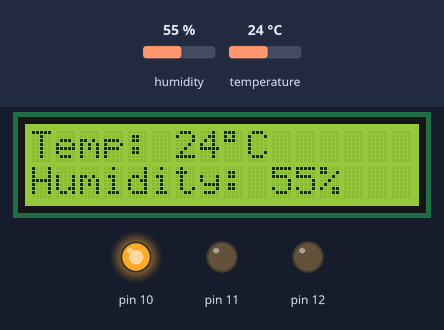
This sketch was run on a simulated Arduino Uno, built with avr-gcc and run on an emulated ATmega328P. Parts: 16×2 character LCD, output pins drawn as LEDs (lit = HIGH). The test bench sets the inputs (shaded band); at power-on: temperature 24 °C, humidity 55 %. What the sketch prints to the serial monitor is not drawn.

Above: at 2.6 s.
2.7 s: temperature set to 28 °C
At 7.3 s:
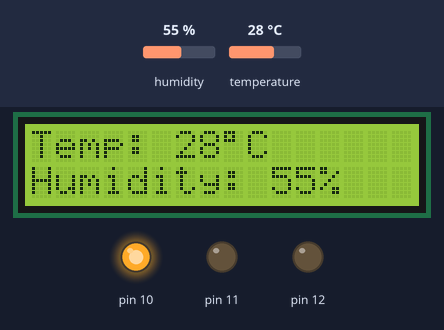
8.1 s: temperature set to 31 °C
At 11.5 s:
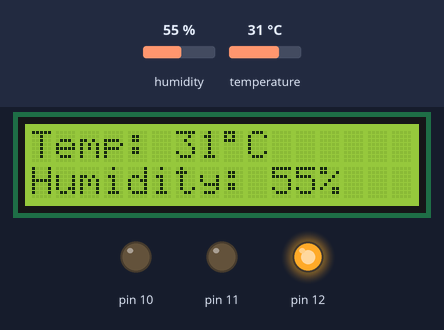
17.5 s: humidity set to 22 %
At 20.7 s:
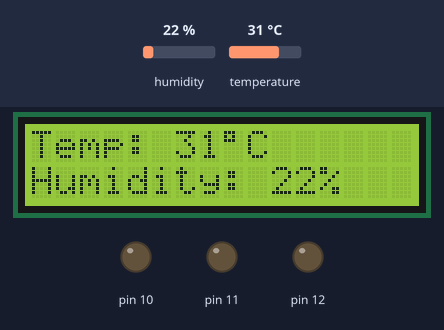
22.9 s: humidity set to 40 %
At 27.3 s:
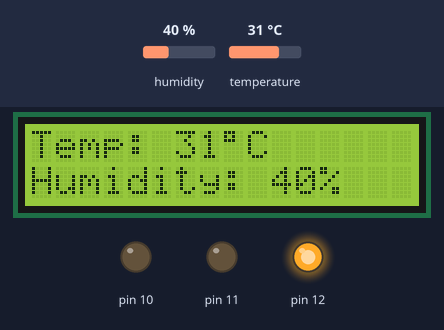
Timing chart, 0 to 30.5 s (numbered marks = the images above; inputs shaded):
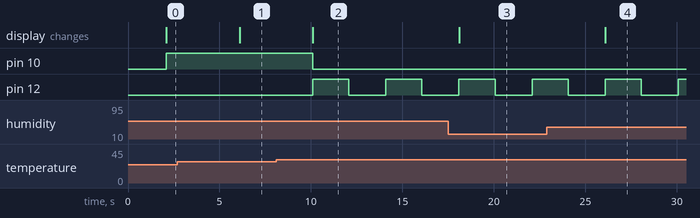

Measured:
- the behaviour switches between 29 and 30 °C on temperature (found by bisection; images 1 and 2)
- after the input at 2.7 s, the display: changes after 3.4 s (image 1)
- after the input at 8.1 s, pin 10: HIGH → LOW after 2.0 s; pin 12: alternates HIGH for 2.0 s and LOW for 2.0 s, starting after 2.0 s; the display: changes after 2.0 s (image 2)
- after the input at 17.5 s, the display: changes after 0.60 s (image 3)
- after the input at 22.9 s, the display: changes after 3.2 s (image 4)

The sketch:

Activity_9.ino
```cpp
/*
  This code creates a machine that changes states based on sensor readings.

  I chose to design a system with two operational states — green and yellow —
  and a red alert state, determined by temperature and humidity readings.
  The sensor data are displayed on an LCD screen, and each state is indicated
  by a corresponding LED in a stack light.

  Author: Gustavo Pellanda / 2025
*/

#include <dht.h>
#include <LiquidCrystal.h>

/*
The DHTRead class returns the temperature and humidity separately.
It receives a pin to be read and a reference to a dht object.
The shouldReadSensor() function ensures calling the getter methods will not trigger
the readSensor() function faster than the interval defined by readInterval.
*/
class DHTRead {
private:
  const byte pin;
  dht &sensor;
  int temperature;
  int humidity;
  unsigned long lastReadTime;
  const unsigned long readInterval = 2000; // Reads every two seconds

  void readSensor() {
    sensor.read11(pin);
    temperature = sensor.temperature;
    humidity = sensor.humidity;
    lastReadTime = millis();
  }

  bool shouldReadSensor() {
    return (millis() - lastReadTime) >= readInterval;
  }

public:
  DHTRead(byte p, dht& dhtRef)
  : pin(p), sensor(dhtRef), temperature(0), humidity(0), lastReadTime(0) {}

  int getTemperature() {
    if (shouldReadSensor()) {
      readSensor();
    }
    return temperature;
  }

  int getHumidity() {
    if (shouldReadSensor()) {
      readSensor();
    }
    return humidity;
  }
};

/*
Handles the LCD display operations:
*/
class LCDDisplay {
private:
  LiquidCrystal lcd;
  const int columns = 16;
  const int rows = 2;

public:
  LCDDisplay(byte rs, byte en, byte d4, byte d5, byte d6, byte d7)
    : lcd(rs, en, d4, d5, d6, d7) {
    lcd.begin(columns, rows);
  }

  void displayTemperatureHumidity(int temp, int humidity) {
    lcd.clear();

    // First line: Temperature
    lcd.setCursor(0, 0);
    lcd.print("Temp: ");
    lcd.print(temp);
    lcd.print((char)223); // Degree symbol
    lcd.print("C");

    // Second line: Humidity
    lcd.setCursor(0, 1);
    lcd.print("Humidity: ");
    lcd.print(humidity);
    lcd.print("%");
  }

  void displayState(const char* state) {
    lcd.clear();
    lcd.setCursor(0, 0);
    lcd.print("State: ");
    lcd.print(state);
  }
};

/*
Handles the serial prints:
*/
class SerialMonitorHandler {
public:
  SerialMonitorHandler() {}

  void printSensorValues(int temp, int humidity) {
    Serial.print("Temperature: ");
    Serial.print(temp);
    Serial.println(" °C");
    Serial.print("Humidity: ");
    Serial.print(humidity);
    Serial.println(" %");
    Serial.println("-------------------");
  }

  void printState(byte state) {
    Serial.print("State: ");
    if(state == 1) Serial.println("green");
    if(state == 2) Serial.println("yellow");
    if(state == 3) Serial.println("red");
  }
};

/*
Handles which light should be on in the stacklight:
*/
class StackLight {
private:
  byte Rpin, Ypin, Gpin;
  unsigned long previousBlinkTime = 0;
  const unsigned long blinkInterval = 500; // 500ms blink interval

public:
  StackLight(byte r, byte y, byte g) : Rpin(r), Ypin(y), Gpin(g) {
    pinMode(Rpin, OUTPUT);
    pinMode(Ypin, OUTPUT);
    pinMode(Gpin, OUTPUT);

    digitalWrite(Rpin, LOW);
    digitalWrite(Ypin, LOW);
    digitalWrite(Gpin, LOW);
  }

  void setRedLightOn() {
    digitalWrite(Ypin, LOW);
    digitalWrite(Gpin, LOW);

    // Handle blinking
    unsigned long currentTime = millis();
    if (currentTime - previousBlinkTime >= blinkInterval) {
      previousBlinkTime = currentTime;
      digitalWrite(Rpin, !digitalRead(Rpin)); // Toggle red LED
    }
  }

  void setYellowLightOn() {
    digitalWrite(Rpin, LOW);
    digitalWrite(Ypin, HIGH);
    digitalWrite(Gpin, LOW);
  }

  void setGreenLightOn() {
    digitalWrite(Rpin, LOW);
    digitalWrite(Ypin, LOW);
    digitalWrite(Gpin, HIGH);
  }
};

/*
Handles the states of the system's operations
based on the temperature and humidity:
*/
class StateHandler {
private:
  SerialMonitorHandler &serialMonitor;
  StackLight &stackLight;
  LCDDisplay &lcdDisplay;

public:
  StateHandler(SerialMonitorHandler &serialRef, StackLight &stackLightRef, LCDDisplay &lcdRef)
    : serialMonitor(serialRef), stackLight(stackLightRef), lcdDisplay(lcdRef) {}

  void analiseState(int temp, int humidity) {
    if(temp >= 30) {
      redAlert();
      return;
    }
    if(temp >= 25 && humidity < 20) {
      yellowOperation();
      return;
    }
    if(temp < 30) {
      greenOperation();
      return;
    }
  }

  void greenOperation() {
    stackLight.setGreenLightOn();
    serialMonitor.printState(1);
    lcdDisplay.displayState("Normal");
  }

  void yellowOperation() {
    stackLight.setYellowLightOn();
    serialMonitor.printState(2);
    lcdDisplay.displayState("Warning");
  }

  void redAlert() {
    stackLight.setRedLightOn();
    serialMonitor.printState(3);
    lcdDisplay.displayState("ALERT!");
  }
};

/*
dht DHT creates an object of the DHT class from the dht.h library.
The read11() function from the library populates its attributes with float values
of temperature in °C and humidity in relative percentage.
*/
dht DHT;
DHTRead dhtRead(8, DHT);
SerialMonitorHandler serialMonitor;
StackLight stackLight(12, 11, 10);
LCDDisplay lcdDisplay(7, 6, 5, 4, 3, 2);
StateHandler stateHandler(serialMonitor, stackLight, lcdDisplay);

void setup() {
  Serial.begin(9600);
}

void loop() {
  unsigned long currentMillis = millis();
  static unsigned long lastSensorRead = 0;
  if(currentMillis - lastSensorRead >= 2000) {
    lastSensorRead = currentMillis;

    int temperature = dhtRead.getTemperature();
    int humidity = dhtRead.getHumidity();
    stateHandler.analiseState(temperature, humidity);
    lcdDisplay.displayTemperatureHumidity(temperature, humidity);
    serialMonitor.printSensorValues(temperature, humidity);
  }
}
```
